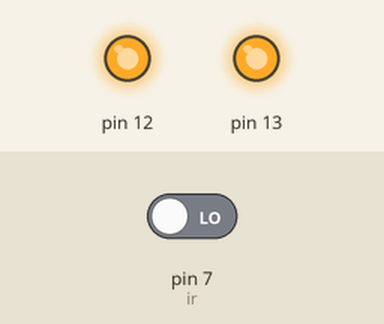
Simulated run of this sketch. Board: Arduino Uno, built with avr-gcc and run on an emulated ATmega328P. On the bench: output pins drawn as LEDs (lit = HIGH). The test bench sets the inputs (shaded band); at power-on: pin 7 (ir) LOW. What the sketch prints to the serial monitor is not drawn.

Above: at 0.3 s.
Timing chart, 0 to 1.8 s (numbered marks = the images above):
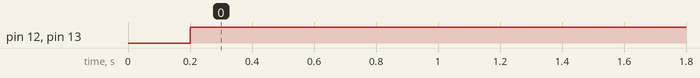

Measured:
- by itself, pin 12, pin 13: LOW → HIGH at 0.20 s

The sketch:

IR_Sensor.ino
```cpp
int ir = 7;
int led = 13 ;
int buz = 12;
int x ;

void setup() {
  // put your setup code here, to run once:
  Serial.begin(9600);
  pinMode(7,INPUT);
  pinMode(13,OUTPUT);
  pinMode(12,OUTPUT);

}

void loop() {
  // put your main code here, to run repeatedly:
  x = digitalRead(ir);
  Serial.println(x);
  delay(200);
  if(x==1)
  {
    digitalWrite(13,LOW);
    digitalWrite(12,LOW);
  }
  else
  {
    digitalWrite(13,HIGH);
    digitalWrite(12,HIGH);
  }
}
```
